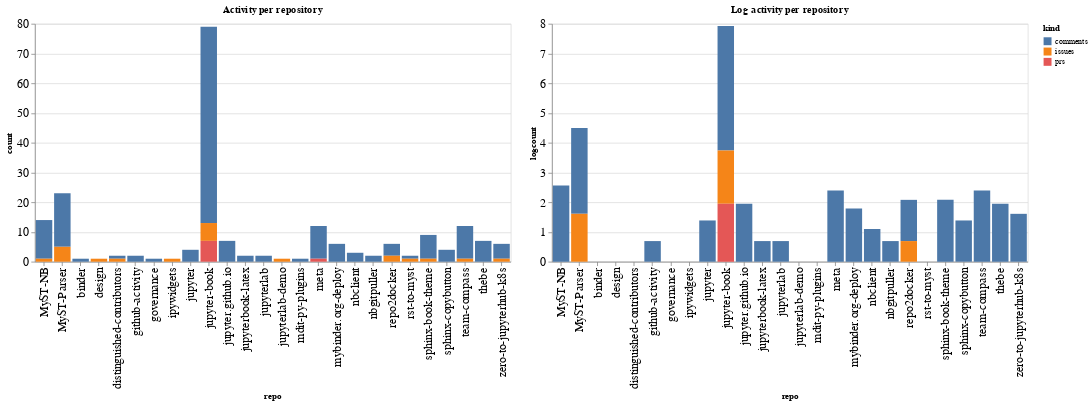

Notebook source saved alongside this figure:
### Code cell
ch1 = alt.Chart(repo_summaries, width=600, title="Activity per repository").mark_bar().encode(
    x='repo',
    y='count',
    color='kind',
    tooltip="kind"
)

ch2 = alt.Chart(repo_summaries, width=600, title="Log activity per repository").mark_bar().encode(
    x='repo',
    y='logcount',
    color='kind',
    tooltip="kind"
)

ch1 | ch2

### Figure 1 — Vega-Lite specification as saved in the notebook (floating-point values rounded to 4 significant figures)
{"config": {"axisLeft": {"labelFontSize": 15}, "axisBottom": {"labelFontSize": 15}}, "hconcat": [{"mark": "bar", "encoding": {"color": {"type": "nominal", "field": "kind"}, "tooltip": {"type": "nominal", "field": "kind"}, "x": {"type": "nominal", "field": "repo"}, "y": {"type": "quantitative", "field": "count"}}, "title": "Activity per repository", "width": 600}, {"mark": "bar", "encoding": {"color": {"type": "nominal", "field": "kind"}, "tooltip": {"type": "nominal", "field": "kind"}, "x": {"type": "nominal", "field": "repo"}, "y": {"type": "quantitative", "field": "logcount"}}, "title": "Log activity per repository", "width": 600}], "data": {"name": "data-3a942a6ef3c2a9ad52b24b7e79943532"}, "$schema": "https://vega.github.io/schema/vega-lite/v4.8.1.json", "datasets": {"data-3a942a6ef3c2a9ad52b24b7e79943532": [{"repo": "MyST-NB", "kind": "comments", "count": 13, "logcount": 2.565}, {"repo": "MyST-NB", "kind": "issues", "count": 1, "logcount": 0.0}, {"repo": "MyST-Parser", "kind": "comments", "count": 18, "logcount": 2.89}, {"repo": "MyST-Parser", "kind": "issues", "count": 5, "logcount": 1.609}, {"repo": "binder", "kind": "comments", "count": 1, "logcount": 0.0}, {"repo": "design", "kind": "issues", "count": 1, "logcount": 0.0}, {"repo": "distinguished-contributors", "kind": "comments", "count": 1, "logcount": 0.0}, {"repo": "distinguished-contributors", "kind": "issues", "count": 1, "logcount": 0.0}, {"repo": "github-activity", "kind": "comments", "count": 2, "logcount": 0.6931}, {"repo": "governance", "kind": "comments", "count": 1, "logcount": 0.0}, {"repo": "ipywidgets", "kind": "issues", "count": 1, "logcount": 0.0}, {"repo": "jupyter", "kind": "comments", "count": 4, "logcount": 1.386}, {"repo": "jupyter-book", "kind": "comments", "count": 66, "logcount": 4.19}, {"repo": "jupyter-book", "kind": "issues", "count": 6, "logcount": 1.792}, {"repo": "jupyter-book", "kind": "prs", "count": 7, "logcount": 1.946}, {"repo": "jupyter.github.io", "kind": "comments", "count": 7, "logcount": 1.946}, {"repo": "jupyterbook-latex", "kind": "comments", "count": 2, "logcount": 0.6931}, {"repo": "jupyterlab", "kind": "comments", "count": 2, "logcount": 0.6931}, {"repo": "jupyterlab-demo", "kind": "issues", "count": 1, "logcount": 0.0}, {"repo": "mdit-py-plugins", "kind": "comments", "count": 1, "logcount": 0.0}, {"repo": "meta", "kind": "comments", "count": 11, "logcount": 2.398}, {"repo": "meta", "kind": "prs", "count": 1, "logcount": 0.0}, {"repo": "mybinder.org-deploy", "kind": "comments", "count": 6, "logcount": 1.792}, {"repo": "nbclient", "kind": "comments", "count": 3, "logcount": 1.099}, {"repo": "nbgitpuller", "kind": "comments", "count": 2, "logcount": 0.6931}, {"repo": "repo2docker", "kind": "comments", "count": 4, "logcount": 1.386}, {"repo": "repo2docker", "kind": "issues", "count": 2, "logcount": 0.6931}, {"repo": "rst-to-myst", "kind": "comments", "count": 1, "logcount": 0.0}, {"repo": "rst-to-myst", "kind": "issues", "count": 1, "logcount": 0.0}, {"repo": "sphinx-book-theme", "kind": "comments", "count": 8, "logcount": 2.079}, {"repo": "sphinx-book-theme", "kind": "issues", "count": 1, "logcount": 0.0}, {"repo": "sphinx-copybutton", "kind": "comments", "count": 4, "logcount": 1.386}, {"repo": "team-compass", "kind": "comments", "count": 11, "logcount": 2.398}, {"repo": "team-compass", "kind": "issues", "count": 1, "logcount": 0.0}, {"repo": "thebe", "kind": "comments", "count": 7, "logcount": 1.946}, {"repo": "zero-to-jupyterhub-k8s", "kind": "comments", "count": 5, "logcount": 1.609}, {"repo": "zero-to-jupyterhub-k8s", "kind": "issues", "count": 1, "logcount": 0.0}]}}
